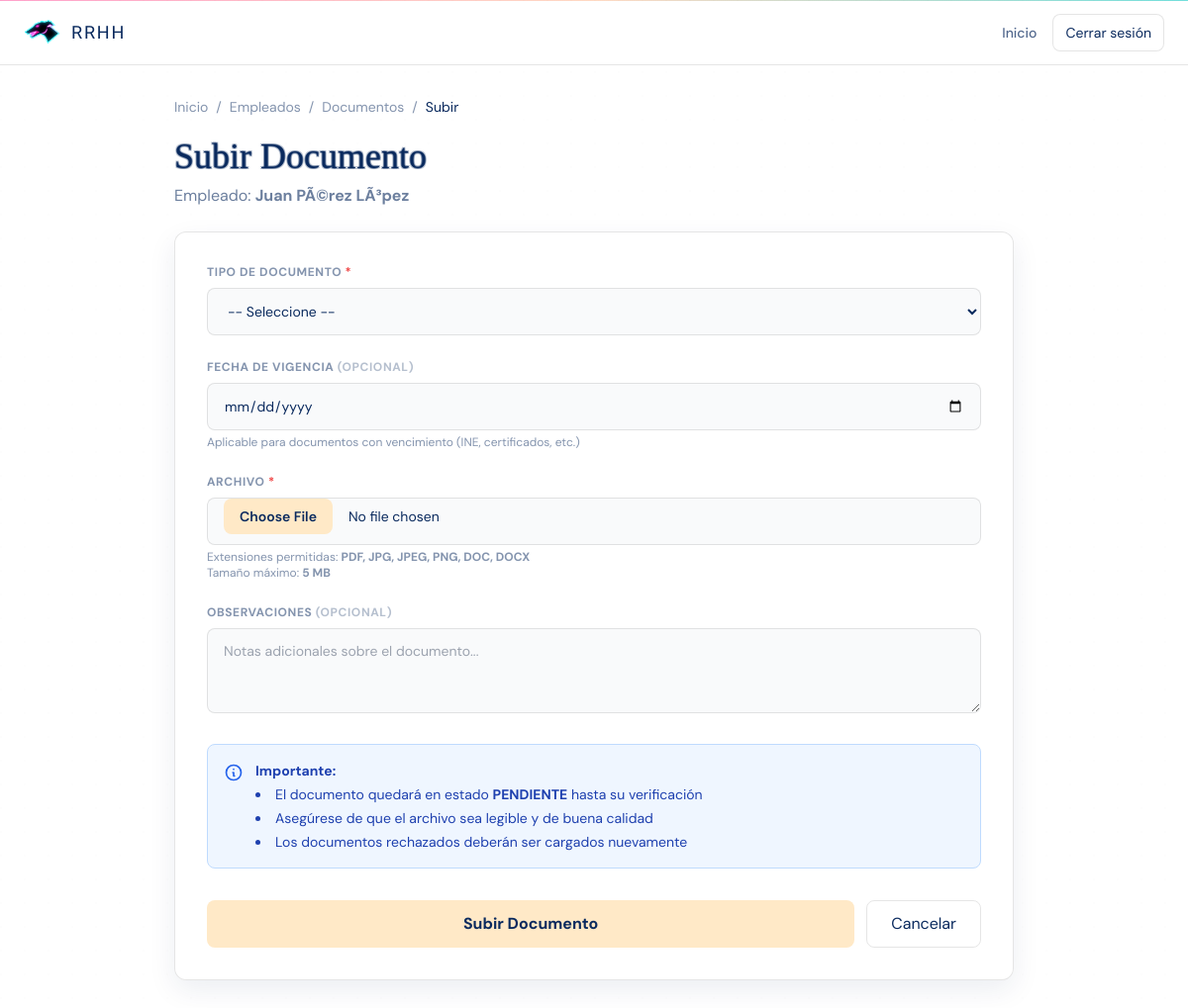
Before: /index.php?controller=documento&action=subir&id_empleado=1 (signed in) with the older database file.
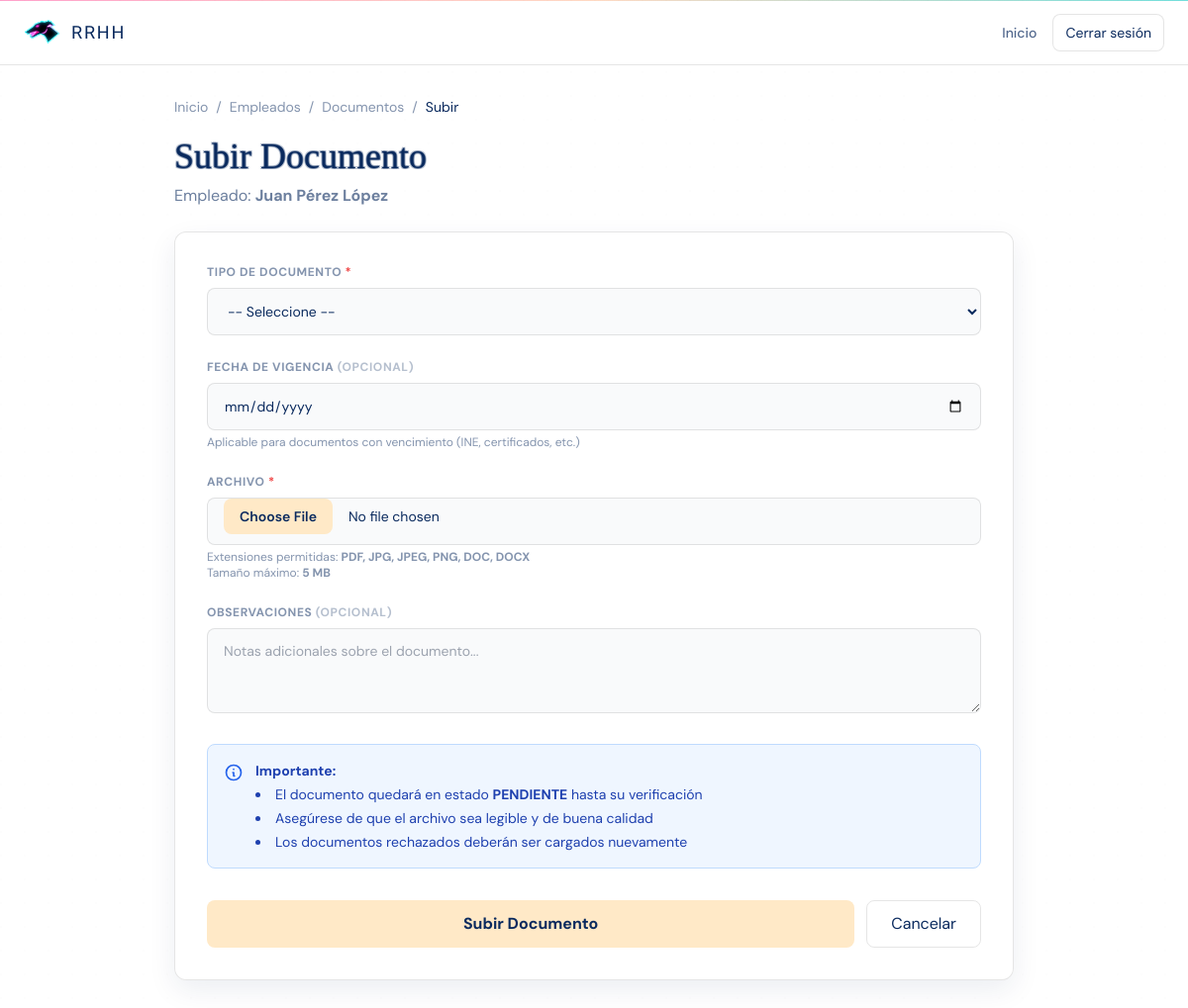
After: the same page with the newer database file.
### tables this page shows
CREATE TABLE `empleados` (
  `id_empleado` int(11) NOT NULL COMMENT 'Identificador del empleado',
  `id_usuario` int(11) DEFAULT NULL COMMENT 'Usuario del sistema (si aplica)',
  `id_puesto` int(11) NOT NULL COMMENT 'Puesto actual',
  `id_turno` int(11) DEFAULT NULL COMMENT 'Turno asignado',
  `id_ubicacion` int(11) DEFAULT NULL COMMENT 'Ubicación de trabajo',
  `nombre` varchar(120) NOT NULL COMMENT 'Nombre completo',
  `curp` varchar(18) DEFAULT NULL COMMENT 'CURP (si aplica)',
  `rfc` varchar(13) DEFAULT NULL COMMENT 'RFC (si aplica)',
  `nss` varchar(15) DEFAULT NULL COMMENT 'Número de seguro social',
  `fecha_nacimiento` date DEFAULT NULL COMMENT 'Fecha de nacimiento',
  `genero` enum('M','F','OTRO') NOT NULL DEFAULT 'OTRO' COMMENT 'Género',
  `estado_civil` varchar(20) DEFAULT NULL COMMENT 'Estado civil',
  `direccion` text DEFAULT NULL COMMENT 'Domicilio particular',
  `telefono` varchar(20) DEFAULT NULL COMMENT 'Teléfono de contacto',
  `correo` varchar(120) DEFAULT NULL COMMENT 'Correo personal',
  `fecha_ingreso` date NOT NULL COMMENT 'Fecha de ingreso',
  `fecha_baja` date DEFAULT NULL COMMENT 'Fecha de baja (si aplica)',
  `estado` enum('ACTIVO','BAJA') NOT NULL DEFAULT 'ACTIVO' COMMENT 'Estado laboral',
  `jefe_inmediato` int(11) DEFAULT NULL COMMENT 'ID del jefe inmediato'
);

### app/controllers/DocumentoController.php (called while the page is built, shortened)
<?php
require_once __DIR__ . '/../models/EmpleadoDocumento.php';
require_once __DIR__ . '/../models/Empleado.php';
class DocumentoController
{
    public function subir(): void
    {
        $idEmpleado = isset($_GET['id_empleado']) && $_GET['id_empleado'] !== ''
            ? (int) $_GET['id_empleado']
            : 0;
        $empleado = Empleado::findById($idEmpleado);
        $extensionesPermitidas = EmpleadoDocumento::extensionesPermitidas();
        $tamanoMaximoMB = EmpleadoDocumento::tamanoMaximoKB() / 1024;
        require __DIR__ . '/../../public/views/empleados/documentos/subir.php';
    }
}

### config/paths.php (called while the page is built, shortened)
<?php
function url(string $path = ''): string {
    $path = '/' . ltrim($path, '/');
    return BASE_URL === '/' ? $path : BASE_URL . $path;
}
function asset(string $path): string {
    return url('assets/' . ltrim($path, '/'));
}

### app/models/empleado.php (called while the page is built, shortened)
<?php
require_once __DIR__ . '/../../config/db.php';
class Empleado
{
    public static function findById(int $idEmpleado): ?array
    {
        global $pdo;
        $sql = "SELECT
                    e.*,
                    p.nombre_puesto,
                    a.nombre_area,
                    a.id_area,
                    emp.nombre   AS empresa_nombre,
                    emp.id_empresa,
                    u.nombre     AS ubicacion_nombre,
                    t.nombre_turno AS turno_nombre
                FROM empleados e
                INNER JOIN puestos     p   ON p.id_puesto    = e.id_puesto
                INNER JOIN areas       a   ON a.id_area      = p.id_area
                INNER JOIN empresas    emp ON emp.id_empresa = a.id_empresa
                LEFT  JOIN ubicaciones u   ON u.id_ubicacion = e.id_ubicacion
                LEFT  JOIN turnos      t   ON t.id_turno     = e.id_turno
                WHERE e.id_empleado = :id";
        $st = $pdo->prepare($sql);
        $st->bindValue(':id', $idEmpleado, \PDO::PARAM_INT);
        $st->execute();
        $row = $st->fetch(\PDO::FETCH_ASSOC);
        return $row ?: null;
    }
}

### app/models/EmpleadoDocumento.php (called while the page is built, shortened)
<?php
class EmpleadoDocumento
{
    public static function extensionesPermitidas(): array
    {
        return ['pdf', 'jpg', 'jpeg', 'png', 'doc', 'docx'];
    }
    public static function tamanoMaximoKB(): int
    {
        return 5120;
    }
}

### public/views/empleados/documentos/subir.php (the view, shortened to what the changed rows need)
<?php
require_once __DIR__ . '/../../../../config/paths.php';
?>
<!doctype html>
<html lang="es">
<head>
    <script src="https://cdn.tailwindcss.com"></script>
    <link rel="stylesheet" href="<?= asset('css/vice.css') ?>">
</head>
<body class="min-h-screen bg-white text-vc-ink font-sans relative">
    <header class="sticky top-0 z-30 border-b border-black/10 bg-white/80 backdrop-blur">
        <div class="mx-auto max-w-7xl px-4 sm:px-6 h-16 flex items-center">
            <a href="<?= url('index.php') ?>" class="flex items-center gap-3">
                <img src="<?= asset('img/galgovc.png') ?>" alt="RRHH" class="h-9 w-auto">
                <div class="font-display text-lg tracking-widest uppercase text-vc-ink">RRHH</div>
            </a>
            <div class="ml-auto flex items-center gap-4">
                <a href="<?= url('index.php') ?>" class="text-sm font-medium text-vc-ink/70 hover:text-vc-ink transition">Inicio</a>
                <a href="<?= url('logout.php') ?>" class="rounded-lg border border-black/10 bg-white px-3 py-2 text-sm hover:bg-vc-pink/10 text-vc-ink">Cerrar sesión</a>
            </div>
        </div>
    </header>
    <main class="mx-auto max-w-4xl px-4 sm:px-6 py-8 relative">
        <div class="mb-5">
            <div class="text-sm text-vc-ink/50 flex items-center gap-2">
                <a href="<?= url('index.php') ?>" class="hover:text-vc-pink transition">Inicio</a>
                <span>/</span>
                <a href="<?= url('index.php?controller=empleado&action=index') ?>" class="hover:text-vc-pink transition">Empleados</a>
                <span>/</span>
                <a href="<?= url('index.php?controller=documento&action=listado') ?>" class="hover:text-vc-pink transition">Documentos</a>
                <span>/</span>
                <span class="text-vc-ink">Subir</span>
            </div>
        </div>
        <h1 class="vice-title text-4xl text-vc-ink mb-2">Subir Documento</h1>
        <p class="text-vc-ink/60 mb-6">Empleado: <strong><?= htmlspecialchars($empleado['nombre'], ENT_QUOTES, 'UTF-8') ?></strong></p>
        <div class="rounded-xl border border-black/10 bg-white/90 p-8 shadow-soft">
            <form method="POST" action="<?= url('index.php?controller=documento&action=guardar') ?>" enctype="multipart/form-data" id="formSubirDoc">
                <div class="space-y-6">
                    <div>
                        <label class="block text-xs font-bold uppercase tracking-wider text-vc-ink/50 mb-2">
                            Tipo de Documento <span class="text-red-500">*</span>
                        </label>
                        <select name="tipo_documento" required class="w-full h-12 rounded-lg border border-black/10 bg-gray-50 px-4 text-sm focus:outline-none focus:border-vc-sand">
                            <option value="">-- Seleccione --</option>
                        </select>
                    </div>
                    <div>
                        <label class="block text-xs font-bold uppercase tracking-wider text-vc-ink/50 mb-2">
                            Fecha de Vigencia <span class="text-vc-ink/30">(Opcional)</span>
                        </label>
                        <input type="date" name="fecha_vigencia" class="w-full h-12 rounded-lg border border-black/10 bg-gray-50 px-4 text-sm focus:outline-none focus:border-vc-sand">
                        <p class="text-xs text-vc-ink/50 mt-1">Aplicable para documentos con vencimiento (INE, certificados, etc.)</p>
                    </div>
                    <div>
                        <label class="block text-xs font-bold uppercase tracking-wider text-vc-ink/50 mb-2">
                            Archivo <span class="text-red-500">*</span>
                        </label>
                        <div class="relative">
                            <input
                                type="file"
                                name="archivo"
                                id="archivo"
                                accept=".<?= implode(',. ', $extensionesPermitidas) ?>"
                                required
                                class="w-full h-12 rounded-lg border border-black/10 bg-gray-50 px-4 text-sm focus:outline-none focus:border-vc-sand file:mr-4 file:py-2 file:px-4 file:rounded-lg file:border-0 file:text-sm file:font-semibold file:bg-vc-sand file:text-vc-ink hover:file:bg-vc-sand/80">
                        </div>
                        <p class="text-xs text-vc-ink/50 mt-1">
                            Extensiones permitidas: <strong><?= strtoupper(implode(', ', $extensionesPermitidas)) ?></strong>
                            <br>
                            Tamaño máximo: <strong><?= $tamanoMaximoMB ?> MB</strong>
                        </p>
                    </div>
                    <div>
                        <label class="block text-xs font-bold uppercase tracking-wider text-vc-ink/50 mb-2">
                            Observaciones <span class="text-vc-ink/30">(Opcional)</span>
                        </label>
                        <textarea name="observaciones" rows="3" class="w-full rounded-lg border border-black/10 bg-gray-50 px-4 py-3 text-sm focus:outline-none focus:border-vc-sand" placeholder="Notas adicionales sobre el documento..."></textarea>
                    </div>
                    <div class="bg-blue-50 border border-blue-200 rounded-lg p-4">
                        <div class="flex gap-3">
                            <svg class="w-5 h-5 text-blue-600 flex-shrink-0 mt-0.5" fill="none" stroke="currentColor" viewBox="0 0 24 24">
                                <path stroke-linecap="round" stroke-linejoin="round" stroke-width="2" d="M13 16h-1v-4h-1m1-4h.01M21 12a9 9 0 11-18 0 9 9 0 0118 0z"/>
                            </svg>
                            <div class="text-sm text-blue-800">
                                <p class="font-bold mb-1">Importante:</p>
                                <ul class="list-disc list-inside space-y-1">
                                    <li>El documento quedará en estado <strong>PENDIENTE</strong> hasta su verificación</li>
                                    <li>Asegúrese de que el archivo sea legible y de buena calidad</li>
                                    <li>Los documentos rechazados deberán ser cargados nuevamente</li>
                                </ul>
                            </div>
                        </div>
                    </div>
                </div>
                <div class="mt-8 flex gap-3">
                    <button type="submit" class="flex-1 h-12 bg-vc-sand text-vc-ink font-bold rounded-lg hover:bg-vc-sand/80 transition">
                        Subir Documento
                    </button>
                    <a href="<?= url('index.php?controller=documento&action=listado&id_empleado=' . $empleado['id_empleado']) ?>"
                       class="h-12 px-6 flex items-center justify-center border border-black/10 rounded-lg hover:bg-gray-50 transition">
                        Cancelar
                    </a>
                </div>
            </form>
        </div>
    </main>
</body>
</html>

Changed rows visible on the page:
changed empleados: nombre "Juan PÃ©rez LÃ³pez" → "Juan Pérez López"
